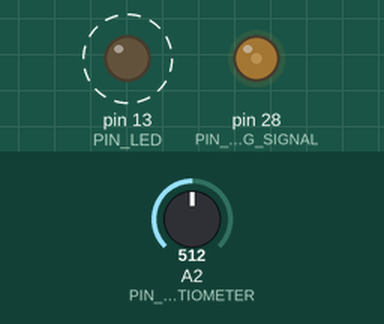
This sketch was run on a simulated Teensy 4. On the bench: output pins drawn as LEDs (lit = HIGH). Dashed ring = blinking. Inputs (shaded band) come from the test bench; at power-on: A2 (PIN_POTENTIOMETER) = 512. What the sketch prints to the serial monitor is not drawn.

Above: at 1.2 s.
1.3 s: A2 (PIN_POTENTIOMETER) set to 716
4.3 s: A2 (PIN_POTENTIOMETER) set to 900
7.3 s: A2 (PIN_POTENTIOMETER) set to 511
Timing chart, 0 to 16.3 s (numbered marks = the images above; inputs shaded):
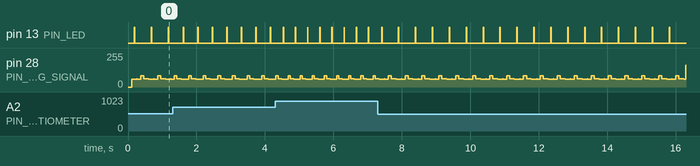

The sketch:

ECG_SignalGenerator.ino
```cpp
/**
 * Simple ECG signal generator for teensy 3.1
 * @authors Rafael Lima and Matheus Gatti
 * @version 0.21
 * @date jun/2015
 */

const short  ecg_data[] = {
939, 940, 941, 942, 944, 945, 946, 947, 951, 956,
962, 967, 973, 978, 983, 989, 994, 1000, 1005, 1015,
1024, 1034, 1043, 1053, 1062, 1075, 1087, 1100, 1112, 1121,
1126, 1131, 1136, 1141, 1146, 1151, 1156, 1164, 1172, 1179,
1187, 1194, 1202, 1209, 1216, 1222, 1229, 1235, 1241, 1248,
1254, 1260, 1264, 1268, 1271, 1275, 1279, 1283, 1287, 1286,
1284, 1281, 1279, 1276, 1274, 1271, 1268, 1266, 1263, 1261,
1258, 1256, 1253, 1251, 1246, 1242, 1237, 1232, 1227, 1222,
1218, 1215, 1211, 1207, 1203, 1199, 1195, 1191, 1184, 1178,
1171, 1165, 1159, 1152, 1146, 1141, 1136, 1130, 1125, 1120,
1115, 1110, 1103, 1096, 1088, 1080, 1073, 1065, 1057, 1049,
1040, 1030, 1021, 1012, 1004, 995, 987, 982, 978, 974,
970, 966, 963, 959, 955, 952, 949, 945, 942, 939,
938, 939, 940, 941, 943, 944, 945, 946, 946, 946,
946, 946, 946, 946, 946, 947, 950, 952, 954, 956,
958, 960, 962, 964, 965, 965, 965, 965, 965, 965,
963, 960, 957, 954, 951, 947, 944, 941, 938, 932,
926, 920, 913, 907, 901, 894, 885, 865, 820, 733,
606, 555, 507, 632, 697, 752, 807, 896, 977, 1023,
1069, 1127, 1237, 1347, 1457, 2085, 2246, 2474, 2549, 2595,
2641, 2695, 3083, 3135, 3187, 3217, 3315, 3403, 3492, 3581,
3804, 3847, 3890, 3798, 3443, 3453, 3297, 3053, 2819, 2810,
2225, 2258, 1892, 1734, 1625, 998, 903, 355, 376, 203,
30, 33, 61, 90, 119, 160, 238, 275, 292, 309,
325, 343, 371, 399, 429, 484, 542, 602, 652, 703,
758, 802, 838, 856, 875, 895, 917, 938, 967, 1016,
1035, 1041, 1047, 1054, 1060, 1066, 1066, 1064, 1061, 1058,
1056, 1053, 1051, 1048, 1046, 1043, 1041, 1038, 1035, 1033,
1030, 1028, 1025, 1022, 1019, 1017, 1014, 1011, 1008, 1006,
1003, 1001, 999, 998, 996, 994, 993, 991, 990, 988,
986, 985, 983, 981, 978, 976, 973, 971, 968, 966,
963, 963, 963, 963, 963, 963, 963, 963, 963, 963,
963, 963, 963, 963, 963, 963, 963, 963, 963, 963,
964, 965, 966, 967, 968, 969, 970, 971, 972, 974,
976, 978, 980, 983, 985, 987, 989, 991, 993, 995,
997, 999, 1002, 1006, 1011, 1015, 1019, 1023, 1028, 1032,
1036, 1040, 1045, 1050, 1055, 1059, 1064, 1069, 1076, 1082,
1088, 1095, 1101, 1107, 1114, 1120, 1126, 1132, 1141, 1149,
1158, 1166, 1173, 1178, 1183, 1188, 1193, 1198, 1203, 1208,
1214, 1221, 1227, 1233, 1240, 1246, 1250, 1254, 1259, 1263,
1269, 1278, 1286, 1294, 1303, 1309, 1315, 1322, 1328, 1334,
1341, 1343, 1345, 1347, 1349, 1351, 1353, 1355, 1357, 1359,
1359, 1359, 1359, 1359, 1358, 1356, 1354, 1352, 1350, 1347,
1345, 1343, 1341, 1339, 1336, 1334, 1332, 1329, 1327, 1324,
1322, 1320, 1317, 1315, 1312, 1307, 1301, 1294, 1288, 1281,
1275, 1270, 1265, 1260, 1256, 1251, 1246, 1240, 1233, 1227,
1221, 1214, 1208, 1201, 1194, 1186, 1178, 1170, 1162, 1154,
1148, 1144, 1140, 1136, 1131, 1127, 1123, 1118, 1114, 1107,
1099, 1090, 1082, 1074, 1069, 1064, 1058, 1053, 1048, 1043,
1038, 1034, 1029, 1025, 1021, 1017, 1013, 1009, 1005, 1001,
997, 994, 990, 991, 992, 994, 996, 997, 999, 998,
997, 996, 995, 994, 993, 991, 990, 989, 989, 989,
989, 989, 989, 989, 988, 986, 984, 983, 981, 980,
982, 984, 986, 988, 990, 993, 995, 997, 999, 1002,
1005, 1008, 1012};

#define ECG_SAMPLE 541 ///< Sample for one cicle
#define ECG_TRESHOLD 3000 ///< Treshold for one beat

#define BPM_MIN 50
#define BPM_RANGE 180
#define BPM_DEFAULT 80

#define ANALOG_INPUT_RES 1024

#define PIN_LED 13
#define PIN_ECG_SIGNAL A14
#define PIN_POTENTIOMETER A2

elapsedMicros sinceTimerBPM; ///< Auto incremented timer variable
int ecgTimeSample; ///< Delay Between Points
int bpmRate; ///< Heart Rate
int i,val; ///< Auxiliar Variables

void setup() {
  Serial.begin(9600);

  i=0,val=0;

  // Set the initial BPM
  bpmRate=BPM_DEFAULT;

  // Calculate the delay between values in microseconds
  ecgTimeSample = 60000000/(bpmRate*ECG_SAMPLE);

  analogWriteResolution(12);
  pinMode(PIN_LED, OUTPUT);
  pinMode(PIN_POTENTIOMETER, INPUT);
}

void loop() {
  // Calculate the new value for BMP
  int bmpSet = analogRead(PIN_POTENTIOMETER);
  bpmRate = BPM_MIN + (bmpSet)*BPM_RANGE/ANALOG_INPUT_RES;

  // Calculate the delay between points in microseconds
  ecgTimeSample = 60000000/(bpmRate*ECG_SAMPLE);

  // Send signal to DAC output after every interval
  if(sinceTimerBPM>ecgTimeSample){
    sinceTimerBPM = 0;
    val = ecg_data[i];
    analogWrite(PIN_ECG_SIGNAL,val);
    i=(i>ECG_SAMPLE)?0:(i+1);

    // Blink Led to Show BMP
    if(val>ECG_TRESHOLD)
      digitalWrite(PIN_LED,HIGH);
    else
      digitalWrite(PIN_LED,LOW);

    Serial.println(bpmRate);
  }

}
```

Measured:
- by itself, pin 13 (PIN_LED): alternates HIGH for 0.01 s and LOW for 0.48 s
